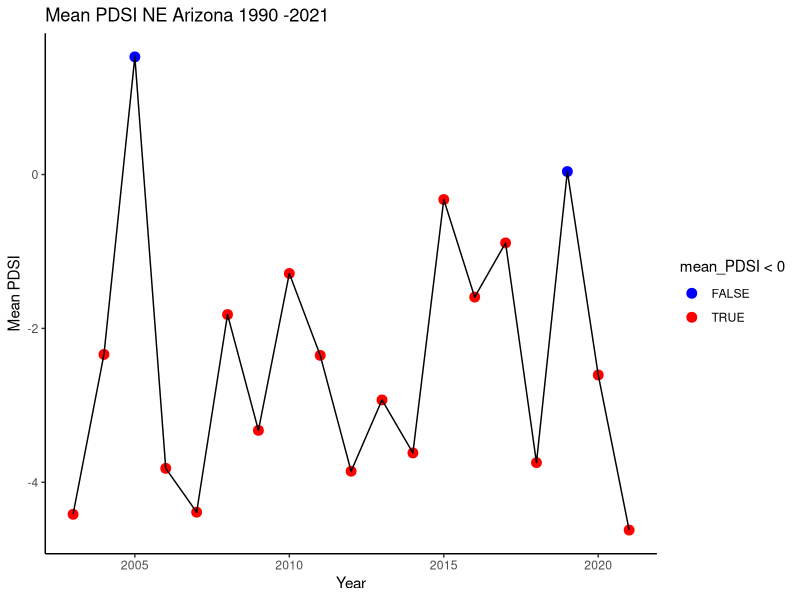

Source code (R):
## ---- chunk 1
#| include: false
library(tidyverse)
library(lubridate)
## ---- chunk 2
#| message: false
NE_AZ_PDSI = read_csv("data/NE_AZ_PDSI_1895-2021.csv")

NE_AZ_PDSI = NE_AZ_PDSI %>% 
  mutate(Date = ym(Date))

NE_AZ_PDSI = NE_AZ_PDSI %>% 
  mutate(year = year(Date),
         month = month(Date),
         day = day(Date))
## ---- chunk 3

dry_mons = NE_AZ_PDSI %>% 
  filter(Value < 0) %>% 
  nrow()

dry_years = NE_AZ_PDSI %>% 
  group_by(year) %>%
  summarize(count = as.numeric(any(Value < 0))) %>%
  summarize(count_of_years = sum(count)) %>% 
  pull(count_of_years)

wet_mons = NE_AZ_PDSI %>% 
  filter(Value > 0) %>% 
  nrow()

wet_years = NE_AZ_PDSI %>% 
  group_by(year) %>%
  summarize(count = as.numeric(any(Value > 0))) %>%
  summarize(count_of_years = sum(count)) %>% 
  pull(count_of_years)

dry_wet_mons_ratio = dry_mons/wet_mons

## ---- chunk 4
dry_mons
dry_years
wet_mons
wet_years
dry_wet_mons_ratio
## ---- chunk 5
severe_mons = NE_AZ_PDSI %>% 
  filter(Value <= -3) %>%
  nrow()

severe_years = NE_AZ_PDSI %>% 
  group_by(year) %>%
  summarize(count = as.numeric(any(Value <= -4))) %>%
  summarize(count_of_years = sum(count)) %>% 
  pull(count_of_years)


extreme_mons = NE_AZ_PDSI %>% 
  filter(Value <= -4) %>%
  nrow()

extreme_years = NE_AZ_PDSI %>% 
  group_by(year) %>%
  summarize(count = as.numeric(any(Value <= -4))) %>%
  summarize(count_of_years = sum(count)) %>% 
  pull(count_of_years)

## ---- chunk 6
severe_mons
severe_years
extreme_mons
extreme_years
## ---- chunk 7
#subset data since 1990
since_1990 = NE_AZ_PDSI %>% 
  filter(year > 1989) 
#calculat
dry_30_mons = since_1990 %>% 
  filter(Value < 0) %>% 
  nrow()

dry_30_years = since_1990 %>% 
  group_by(year) %>%
  summarize(count = as.numeric(any(Value < 0))) %>%
  summarize(count_of_years = sum(count)) %>% 
  pull(count_of_years)

wet_30_mons = since_1990 %>% 
  filter(Value > 0) %>% 
  nrow()

wet_30_years = since_1990 %>% 
  group_by(year) %>%
  summarize(count = as.numeric(any(Value > 0))) %>%
  summarize(count_of_years = sum(count)) %>% 
  pull(count_of_years)

recent_30_ratio = dry_30_mons/wet_30_mons
## ---- chunk 8
dry_30_mons
dry_30_years
wet_30_mons
wet_30_years
recent_30_ratio
## ---- chunk 9
# Create the Mueller_05 dataframe
Mueller_05 <- tibble(
  species = c("pinyon", "pinyon", "juniper", "juniper"),
  year = c(1996, 2002, 1996, 2002),
  mortality = c(25.9, 31.7, 3, 4.5),
  stand_dev = c(7.03, 5.44, 1.3, 3.06)
)

# Print the dataframe
print(Mueller_05)
## ---- chunk 10

#expected alive would be the original population - mortality
Mueller_05 = Mueller_05 %>% 
  mutate(expected_alive = 100-mortality,
         variance = stand_dev^2)

#variance is the square of standard deviation
Alive = Mueller_05 %>% 
  select(species,year,expected_alive, variance)

Alive
## ---- chunk 11
BTD_pre_drought = 12.15
sd_pre_drought = 1.31

BTD_post_drought = 10.14
sd_post_drought = 1.30
## ---- chunk 12
recently = NE_AZ_PDSI %>% 
  filter(year > 2002) 

recently <- recently %>%
  group_by(year) %>%
  summarize(mean_PDSI = mean(Value))

# Create the smooth line scatter plot
plot <- ggplot(recently, aes(x = year, y = mean_PDSI)) +
  geom_point(aes(color = mean_PDSI < 0), size = 3) +  # Add points with size 3
  geom_line(color = "black") +  # Add smooth line
  labs(title = "Mean PDSI NE Arizona 1990 -2021",
       x = "Year",
       y = "Mean PDSI") +
  theme_classic() +
  scale_color_manual(values = c("blue", "red"))  # Color for points below and above zero

# Print the plot
print(plot)
